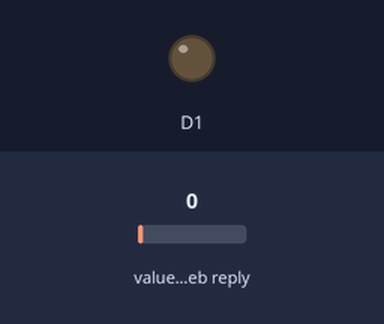
Simulated run of this sketch. Board: ESP8266 (NodeMCU). Parts: output pins drawn as LEDs (lit = HIGH). Inputs (shaded band) come from the test bench; at power-on: value in the web reply 0. WiFi joins after 1.5 s; servers stay silent unless stated; web services answer with replies made up by the test bench; what the sketch prints to the serial monitor is not drawn.

Above: at 9.3 s.
At 17.8 s:
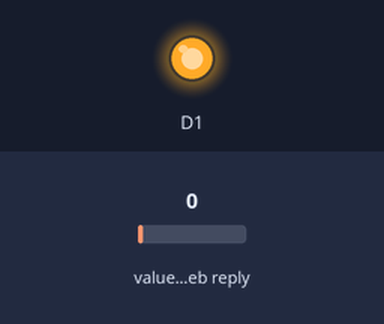
Timing chart, 0 to 23.1 s (numbered marks = the images above):
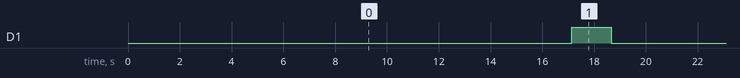

The sketch:

node_main.ino
```cpp
#include<WiFiClient.h>
#include<ESP8266HTTPClient.h>
#include<ESP8266WiFi.h>

#include<SoftwareSerial.h> //Included SoftwareSerial Library
//Started SoftwareSerial at RX and TX pin of ESP8266/NodeMCU
SoftwareSerial s(D5,D6);


WiFiClient Client1;
HTTPClient http;

String response,result;
int begin_str,end_str;

String read_url="http://api.thingspeak.com/channels/1858930/feeds.json?api_key=NB42FK2OE6Z14452&results=1";
String url="http://api.thingspeak.com/update?api_key=VG77E3Y4YYZQ6WIF&field1=";

String read_api_data(String url1)
{
  http.begin(Client1,url1);
  if(http.GET()>0)
  {
    Serial.println("connected successfully");
    response= http.getString();
    begin_str=response.indexOf("\"entry_id");
    end_str=response.indexOf("}]}");
    result=response.substring(begin_str+24,end_str-1);
    Serial.println(response);
    return result;

  }
  else{
    Serial.println("failure in connection");
  }

}

void write_data_api(int data)
{
  url=url+data;
  http.begin(Client1,url);
  if(http.GET()>0)
  {
    Serial.println("connected successfully");
  }
  else{
    Serial.println("failure");
  }
  url="http://api.thingspeak.com/update?api_key=VG77E3Y4YYZQ6WIF&field1=";

  delay(10000);

}

void connectToInternet(void)
{
  WiFi.mode(WIFI_STA);
  WiFi.begin("AK","123456789");
  while(WiFi.status()!=WL_CONNECTED)
  {
    Serial.print(".");
    delay(200);
  }
  Serial.println(WiFi.localIP());
  Serial.println(WiFi.macAddress());
}
void setup() {
  Serial.begin(9600);
  connectToInternet();
  s.begin(115200);
  pinMode(D1,OUTPUT);


}

void loop() {

  String res=read_api_data(read_url);
  if(res=="1")
  {
    Serial.println(1);
    s.write("1");
    write_data_api(0);
  }
  else{
    Serial.println(0);
    s.write(0);
  }
  digitalWrite(D1,LOW);
  delay(15000);
  digitalWrite(D1,HIGH);
  delay(1000);

  /*String res=read_api_data(read_url);
  Serial.println(res);
  delay(1000);
  //write_data_api(10);*/


}
```

Measured:
- by itself, D1: alternates HIGH for 1.5 s and LOW for 15.0 s
